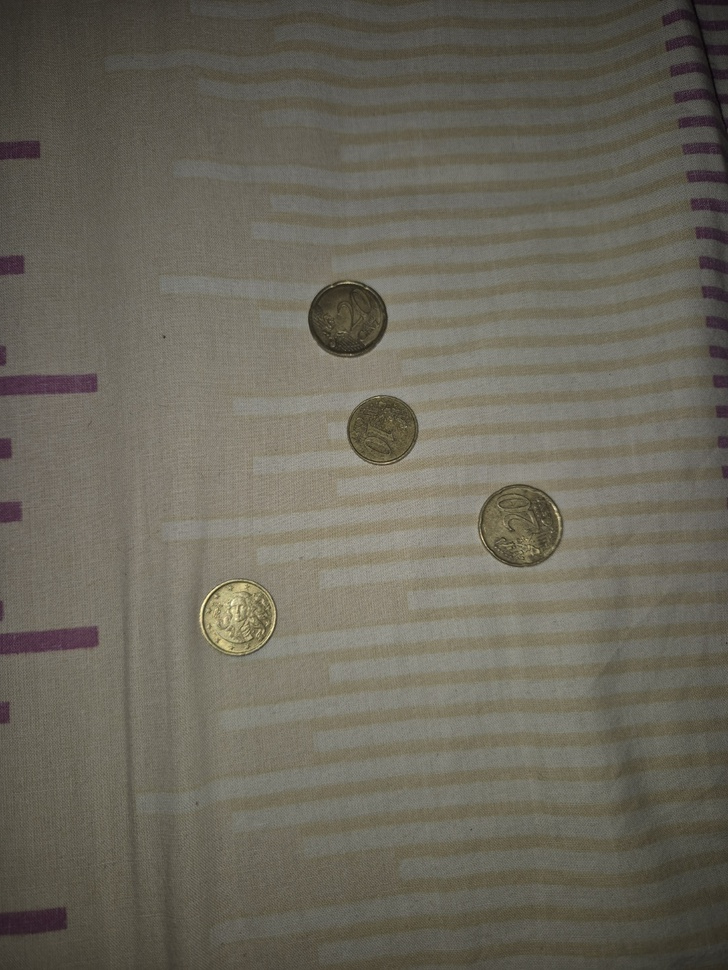
#> input picture coin_test/coin1.jpg, 728 x 970 px, shrunk from 1139 x 1518 before the run
$ python -i coin_processing.py   (imports and definitions only)
#> lines starting #> are read from the running program, lines starting #| are printed output that depends on the picture; after the words box and inside, x2 and y2 are one past the last pixel; in counts of white or black regions, pixels touching at a corner belong together
#> further down, picture is the input picture: shape (970, 728, 3); mean B, G, R 91.2, 103, 106.9
import cv2
import numpy as np

class CoinProcessor:
    """Processes frames to detect coins"""

    def __init__(self, blur=15, show_contours=False):
        self.blur = blur
        self.show_contours = show_contours

    def detect_coins(self, frame):
        gray = cv2.cvtColor(frame, cv2.COLOR_BGR2GRAY)
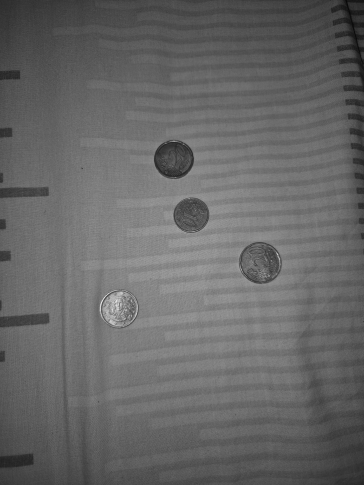
#> gray: shape (970, 728) (shown at 1/2 size); min 5, max 251, mean 102.8
        blurred = cv2.GaussianBlur(gray, (9,9), self.blur)

        # Auto-threshold using Otsu's method
        _, thresh = cv2.threshold(blurred, 0, 255, cv2.THRESH_BINARY_INV+cv2.THRESH_OTSU)
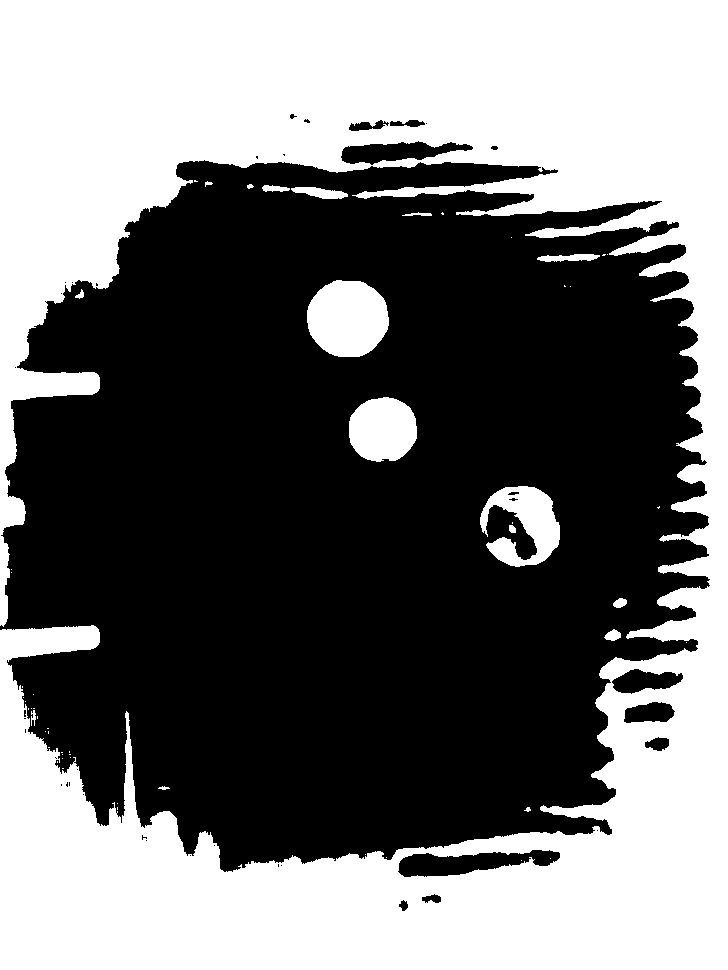
#> thresh: shape (970, 728); 44.4% white; 55 white regions (38 under 20 px)

        contours, _ = cv2.findContours(thresh, cv2.RETR_TREE, cv2.CHAIN_APPROX_NONE)
#> contours = 95 contours, 67 with area under 20; largest, box (x1, y1, x2, y2) and area: (0, 0, 728, 970) 302691, (307, 280, 389, 357) 4888, (349, 397, 417, 462) 3438, (480, 486, 560, 567) 3410, (397, 849, 561, 878) 2752
        result = frame.copy()

        if self.show_contours:
            cv2.drawContours(result, contours, -1, (0,255,0), 3)

        # Filter for circular shapes
        circles = []
        for cnt in contours:
            area = cv2.contourArea(cnt)
            if area < 100:  # Skip tiny contours
                continue

            perimeter = cv2.arcLength(cnt, True)
            if perimeter > 0:
                # Circularity = 4*pi*area / perimeter^2 (1.0 = perfect circle)
                circularity = 4 * np.pi * area / (perimeter * perimeter)
                if circularity > 0.7:
                    circles.append(cnt)
#> this loop made 95 passes
#> (area, perimeter, circularity) on passes 29, 36, 39, 43, 46, 50, 51, 55: (114.5, 44.04, 0.742), (3410, 465.4, 0.198), (3437.5, 226.1, 0.845), (4887.5, 260.7, 0.904), (276, 137.6, 0.183), (361.5, 125.4, 0.289), (105.5, 63.21, 0.332), (302691, 9377.3, 0.0433)
#> after the loop, circles = 3 contours; box (x1, y1, x2, y2) and area: (307, 280, 389, 357) 4888, (349, 397, 417, 462) 3438, (604, 629, 621, 641) 114

        # Draw bounding boxes
        for cnt in circles:
            x, y, w, h = cv2.boundingRect(cnt)
            cv2.rectangle(result, (x,y), (x+w, y+h), (255,0,0), 2)
#> this loop made 3 passes
#> (x, y, w, h) on passes 1 to 3: (604, 629, 17, 12), (349, 397, 68, 65), (307, 280, 82, 77)
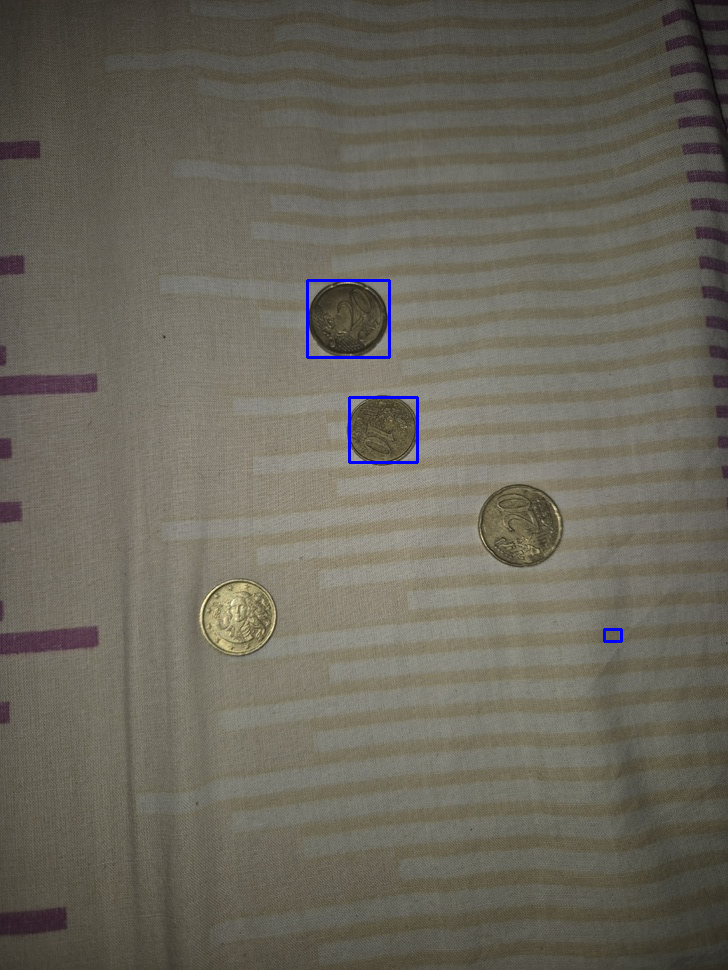
#> result: shape (970, 728, 3); 0.27% of pixels changed, all inside (x1, y1, x2, y2) = (306, 279, 623, 643)

        return circles, result


    def add_info_overlay(self, frame, coin_count):
        cv2.putText(frame, f"Coins: {coin_count}", (10, 30),
                   cv2.FONT_HERSHEY_SIMPLEX, 0.7, (0, 255, 0), 2)

>>> import cv2
>>> picture = cv2.imread('coin_test/coin1.jpg')
>>> result = CoinProcessor().detect_coins(picture)

$ run again, on coin_test/coin2.jpg
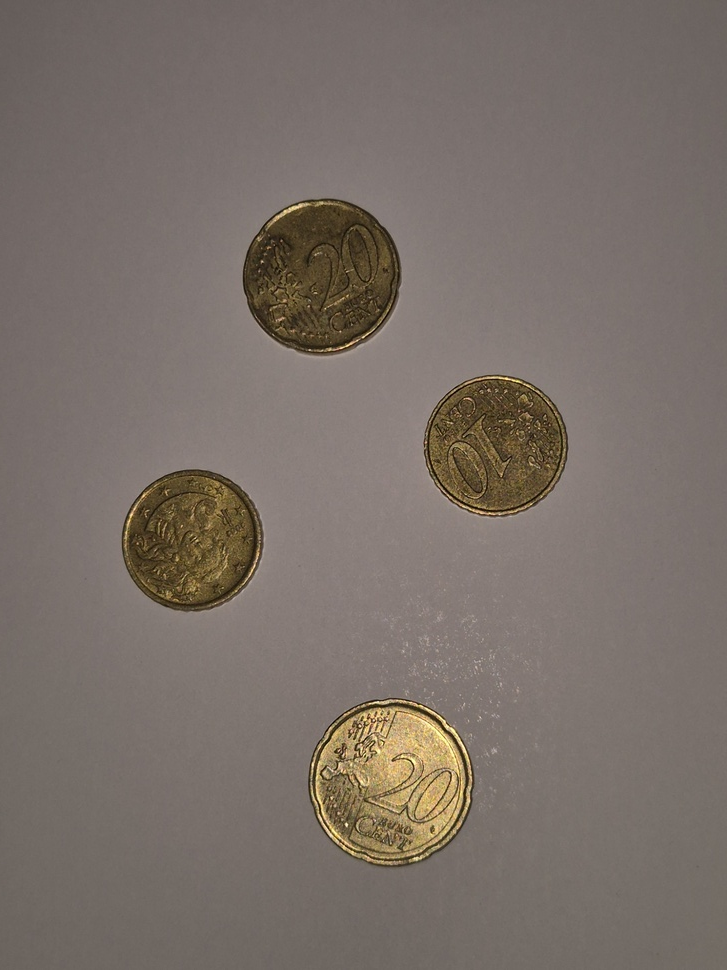
#> input picture coin_test/coin2.jpg, 727 x 970 px, shrunk from 1464 x 1953 before the run
#> picture is the input picture: shape (970, 727, 3); mean B, G, R 104.4, 111.4, 121.6
#> in detect_coins, `_, thresh = cv2.threshold(blurred, 0, 255, cv2.THRESH_BINARY_INV+cv2.T..`:
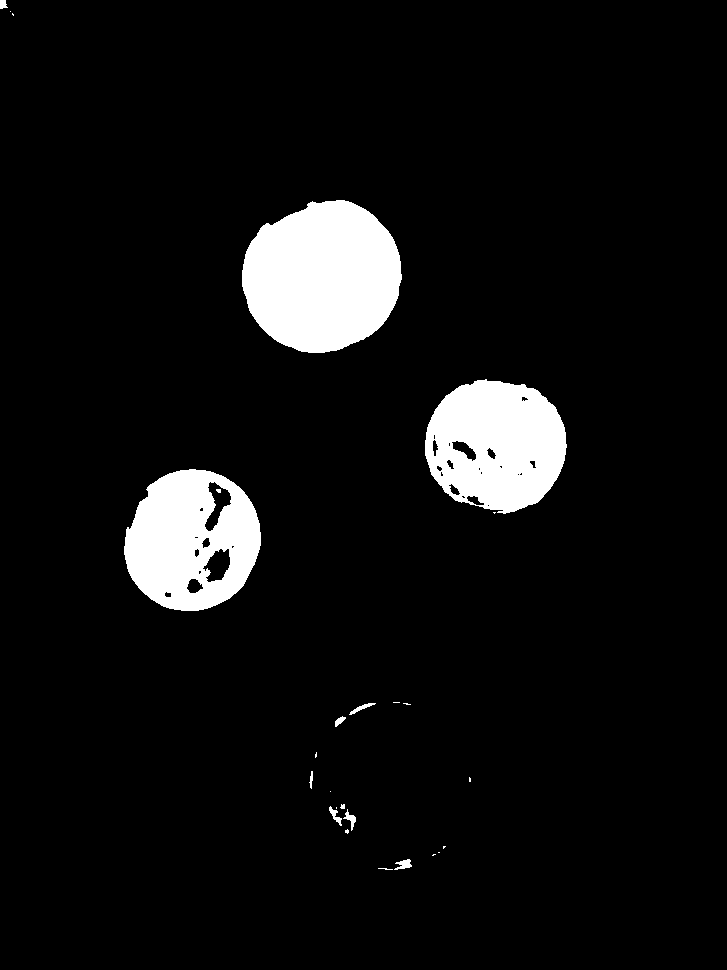
#> thresh: shape (970, 727); 6.7% white; 26 white regions (15 under 20 px)
#> contours = 55 contours, 30 with area under 20; largest, box (x1, y1, x2, y2) and area: (242, 200, 402, 353) 18654, (124, 469, 261, 611) 14856, (425, 379, 567, 514) 14560, (204, 481, 232, 532) 635, (202, 548, 231, 583) 604
#> the loop in detect_coins, `for cnt in contours:` made 55 passes
#> (area, perimeter, circularity) on passes 20, 22, 24, 30, 32, 34, 48, 52: (14855.5, 468.9, 0.849), (174.5, 53.7, 0.76), (604, 123.1, 0.501), (635, 142, 0.396), (14559.5, 477.2, 0.803), (100, 48.63, 0.531), (253.5, 76.18, 0.549), (18653.5, 522.5, 0.859)
#> after the loop in detect_coins, `for cnt in contours:`: circles = 4 contours; box (x1, y1, x2, y2) and area: (242, 200, 402, 353) 18654, (124, 469, 261, 611) 14856, (425, 379, 567, 514) 14560, (186, 578, 204, 594) 174
#> the loop in detect_coins, `for cnt in circles:` made 4 passes
#> (x, y, w, h) on passes 1 to 4: (124, 469, 137, 142), (186, 578, 18, 16), (425, 379, 142, 135), (242, 200, 160, 153)
#> after the loop in detect_coins, `for cnt in circles:`:
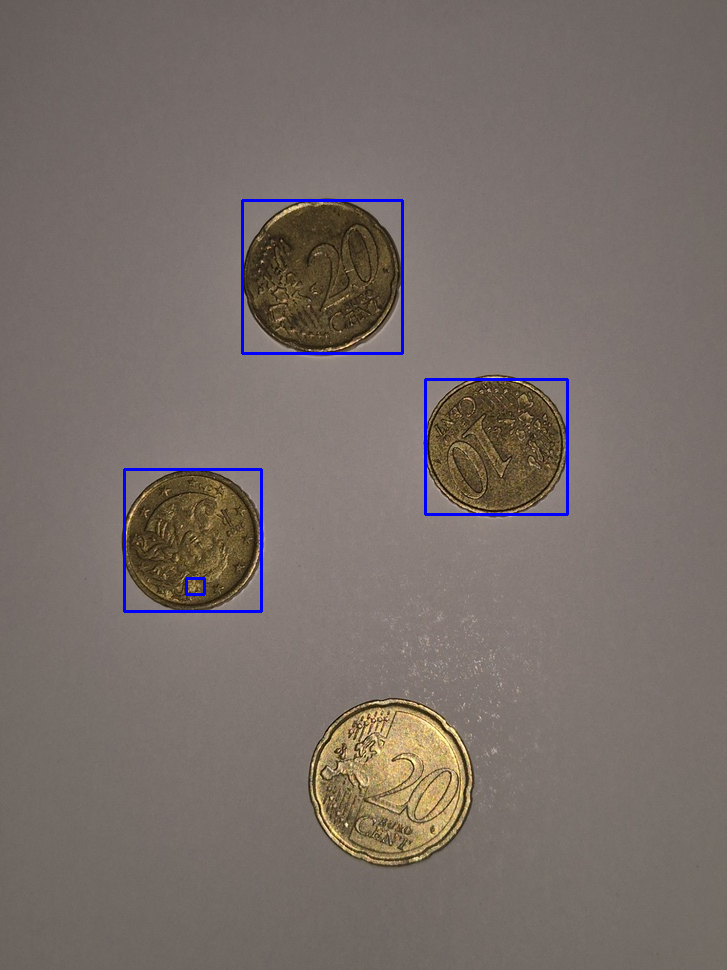
#> result: shape (970, 727, 3); 0.77% of pixels changed, all inside (x1, y1, x2, y2) = (123, 199, 569, 613)

$ run again, on coin_test/coin3.jpg
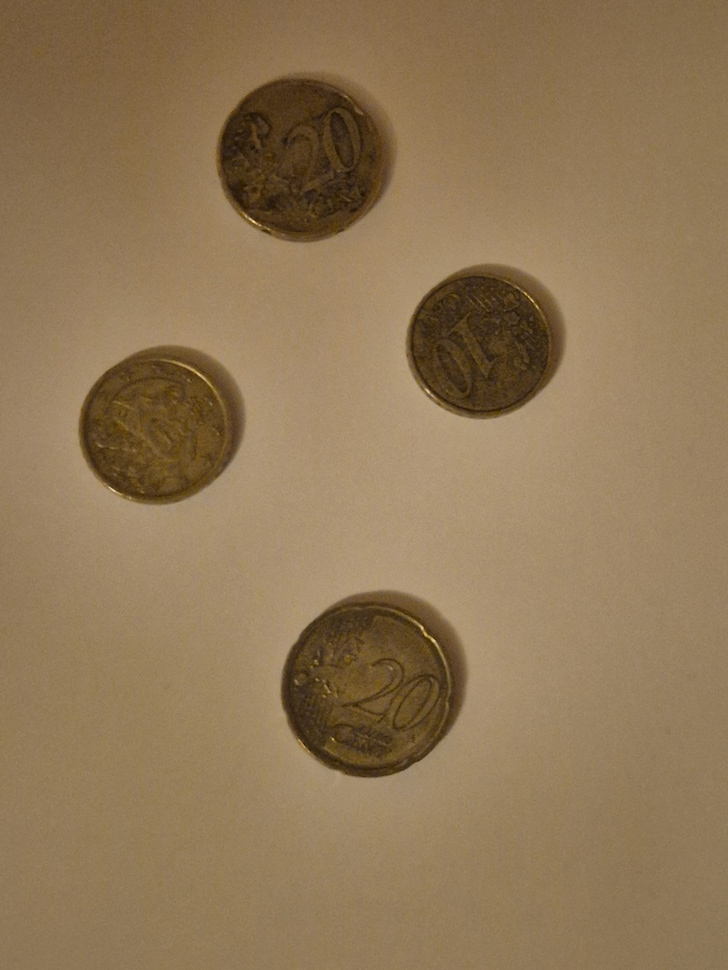
#> input picture coin_test/coin3.jpg, 728 x 970 px, shrunk from 1337 x 1782 before the run
#> picture is the input picture: shape (970, 728, 3); mean B, G, R 86.1, 119.3, 144
#> in detect_coins, `_, thresh = cv2.threshold(blurred, 0, 255, cv2.THRESH_BINARY_INV+cv2.T..`:
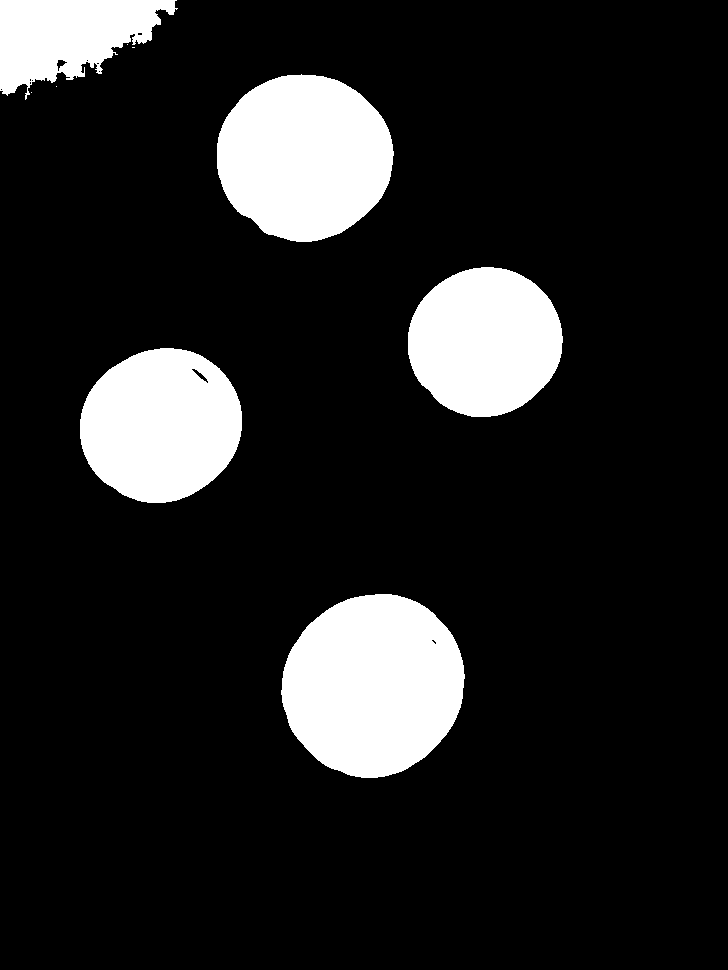
#> thresh: shape (970, 728); 13.8% white; 9 white regions (4 under 20 px)
#> contours = 20 contours, 13 with area under 20; largest, box (x1, y1, x2, y2) and area: (281, 594, 465, 778) 25846, (217, 74, 394, 242) 22746, (80, 348, 242, 503) 19304, (408, 267, 563, 417) 17826, (0, 0, 178, 100) 10538, (191, 368, 209, 384) 72, (56, 59, 68, 72) 64
#> the loop in detect_coins, `for cnt in contours:` made 20 passes
#> (area, perimeter, circularity) on passes 1, 3, 5, 8, 11: (25846, 602, 0.896), (19304.5, 520.5, 0.896), (17825.5, 500, 0.896), (22745.5, 565.9, 0.892), (10538, 731.4, 0.248)
#> after the loop in detect_coins, `for cnt in contours:`: circles = 4 contours; box (x1, y1, x2, y2) and area: (281, 594, 465, 778) 25846, (217, 74, 394, 242) 22746, (80, 348, 242, 503) 19304, (408, 267, 563, 417) 17826
#> the loop in detect_coins, `for cnt in circles:` made 4 passes
#> (x, y, w, h) on passes 1 to 4: (281, 594, 184, 184), (80, 348, 162, 155), (408, 267, 155, 150), (217, 74, 177, 168)
#> after the loop in detect_coins, `for cnt in circles:`:
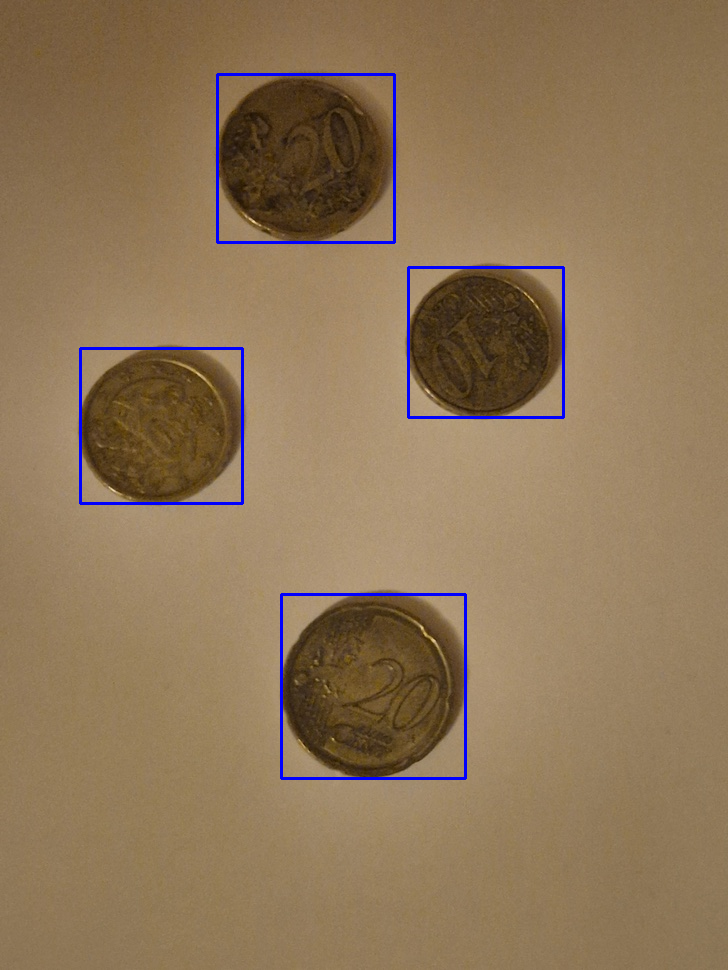
#> result: shape (970, 728, 3); 1.13% of pixels changed, all inside (x1, y1, x2, y2) = (79, 73, 565, 780)
